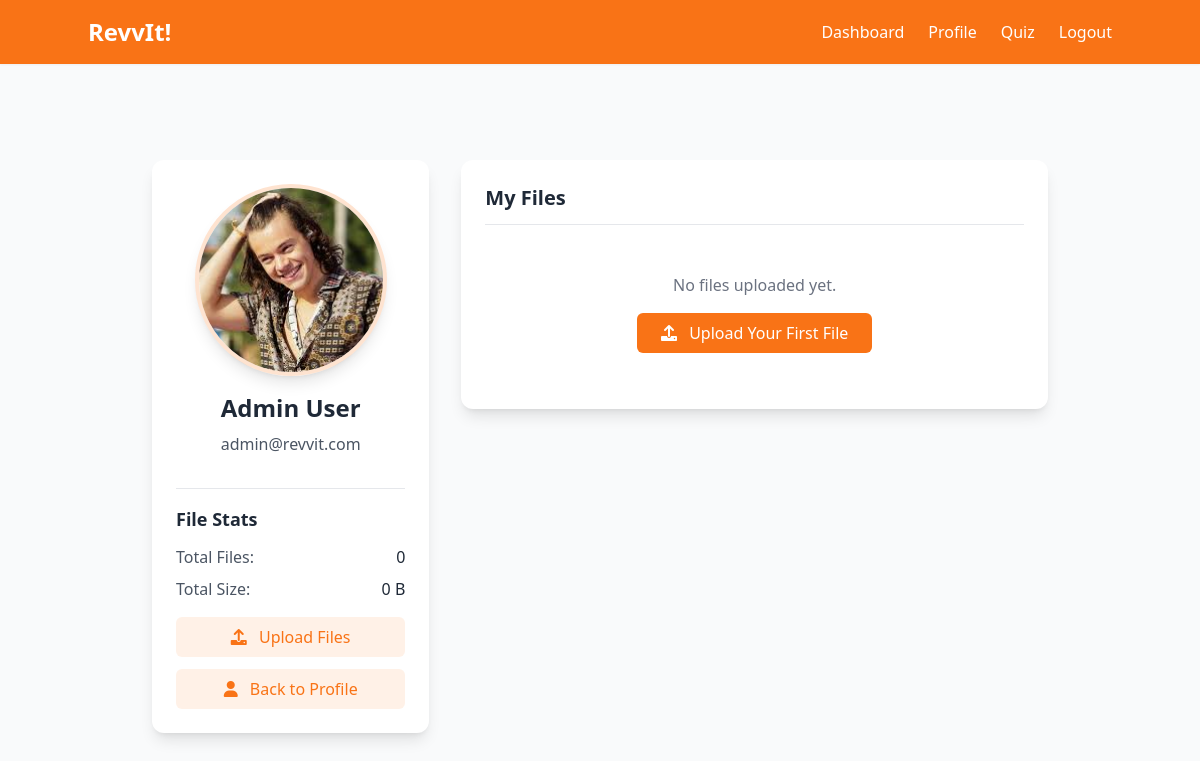
The page /files.php (signed in) on the database its author committed.
### tables this page shows
CREATE TABLE `users` (
  `id` int(11) NOT NULL,
  `name` varchar(100) NOT NULL,
  `email` varchar(100) NOT NULL,
  `password` varchar(255) NOT NULL,
  `profile_picture` varchar(255) DEFAULT 'default-profile.png',
  `role` enum('user','admin','moderator') DEFAULT 'user',
  `account_status` enum('active','suspended','inactive') DEFAULT 'active',
  `last_login` timestamp NULL DEFAULT NULL,
  `created_at` timestamp NOT NULL DEFAULT current_timestamp(),
  `updated_at` timestamp NOT NULL DEFAULT current_timestamp() ON UPDATE current_timestamp()
);

### files.php (the view, shortened to what this page needs)
<?php
require_once('db.php');
$user_id = $_SESSION['user_id'];
$stmt = $conn->prepare("SELECT email, name, profile_picture FROM users WHERE id = ?");
$stmt->bind_param("i", $user_id);
$stmt->execute();
$result = $stmt->get_result();
if ($row = $result->fetch_assoc()) {
    $email = $row['email'];
    $username = $row['name'];
    $profile_picture = $row['profile_picture'];
}
function getFilesForUser($user_id) {
    global $conn;
    $sql = "SELECT id, filename, uploaded_at, file_size FROM files WHERE user_id = ?";
    $stmt = $conn->prepare($sql);
    $stmt->bind_param("i", $user_id);
    $stmt->execute();
    $result = $stmt->get_result();
    $files = array();
    return $files;
}
function getFileStats($files) {
    $stats = [
        'total_files' => count($files),
        'total_size' => 0,
        'last_upload' => null
    ];
    return $stats;
}
function formatFileSize($bytes) {
    if ($bytes === 0) return '0 B';
    $units = ['B', 'KB', 'MB', 'GB', 'TB'];
    $i = floor(log($bytes, 1024));
    return number_format($bytes / pow(1024, $i), 2) . ' ' . $units[$i];
}
$files = getFilesForUser($user_id);
$stats = getFileStats($files);
?>
<!DOCTYPE html>
<html lang="en">
<head>
    <script src="https://cdn.tailwindcss.com"></script>
    <link href="https://cdnjs.cloudflare.com/ajax/libs/font-awesome/6.0.0/css/all.min.css" rel="stylesheet">
</head>
<body class="bg-gray-50 min-h-screen flex flex-col">
    <?php require_once 'includes/header.php'; ?>
    <main class="flex-grow pt-20 pb-16 container mx-auto px-4">
        <div class="max-w-4xl mx-auto grid md:grid-cols-3 gap-8">
            <div class="md:col-span-1 bg-white rounded-xl shadow-lg p-6 h-fit">
                <div class="flex flex-col items-center">
                    <?php
                    $default_profile_picture = 'images/default-profile.png';
                    $display_picture = !empty($profile_picture) && file_exists('uploads/profile_pictures/' . $profile_picture)
                        ? 'uploads/profile_pictures/' . $profile_picture
                        : $default_profile_picture;
                    ?>
                    <div class="relative mb-4 w-48 h-48 mx-auto">
                        <img
                            src="<?php echo htmlspecialchars($display_picture); ?>"
                            alt="Profile Picture"
                            class="w-full h-full rounded-full object-cover shadow-lg border-4 border-primary/20"
                        >
                    </div>
                    <h2 class="text-2xl font-bold text-gray-800 mb-2"><?php echo htmlspecialchars($username); ?></h2>
                    <p class="text-gray-600 mb-4"><?php echo htmlspecialchars($email); ?></p>
                    <div class="w-full border-t pt-4 mt-4">
                        <h3 class="text-lg font-semibold text-gray-800 mb-3">File Stats</h3>
                        <div class="space-y-2">
                            <div class="flex justify-between items-center">
                                <span class="text-gray-600">Total Files:</span>
                                <span class="font-medium text-gray-800"><?php echo $stats['total_files']; ?></span>
                            </div>
                            <div class="flex justify-between items-center">
                                <span class="text-gray-600">Total Size:</span>
                                <span class="font-medium text-gray-800"><?php echo formatFileSize($stats['total_size']); ?></span>
                            </div>
                        </div>
                    </div>
                    <div class="w-full space-y-3 mt-4">
                        <a href="upload.php" class="w-full block text-center bg-primary/10 text-primary py-2 rounded-md hover:bg-primary/20 transition-colors">
                            <i class="fas fa-upload mr-2"></i> Upload Files
                        </a>
                        <a href="profile.php" class="w-full block text-center bg-primary/10 text-primary py-2 rounded-md hover:bg-primary/20 transition-colors">
                            <i class="fas fa-user mr-2"></i> Back to Profile
                        </a>
                    </div>
                </div>
            </div>
            <div class="md:col-span-2 space-y-6">
                <div class="bg-white rounded-xl shadow-lg p-6">
                    <h3 class="text-xl font-semibold text-gray-800 mb-4 border-b pb-3">My Files</h3>
                    <?php if (!empty($files)): ?>
                        <form method="post" id="bulkDeleteForm" class="space-y-4">
                            <div class="flex justify-between items-center mb-4">
                                <div class="flex items-center space-x-2">
                                    <input type="checkbox" id="selectAll" class="rounded border-gray-300">
                                    <label for="selectAll" class="text-sm text-gray-600">Select All</label>
                                </div>
                                <button type="submit" name="delete_selected_files" id="deleteSelectedBtn"
                                    class="bg-red-500 hover:bg-red-600 text-white px-4 py-2 rounded-md transition-all duration-200 flex items-center space-x-2 disabled:opacity-50 disabled:cursor-not-allowed"
                                    onclick="return confirm('Are you sure you want to delete all selected files?')" disabled>
                                    <i class="fas fa-trash-alt mr-2"></i>
                                    <span>Delete</span>
                                </button>
                            </div>
                            <div class="space-y-4">
                                <?php foreach ($files as $file): ?>
                                    <div class="flex items-center justify-between bg-gray-50 p-4 rounded-lg">
                                        <div class="flex items-center space-x-4">
                                            <input type="checkbox" name="selected_files[]" value="<?php echo $file['id']; ?>" class="file-checkbox rounded border-gray-300">
                                            <div>
                                                <a href="uploads/<?php echo $file['filename']; ?>" target="_blank" class="text-primary hover:underline font-medium">
                                                    <?php echo htmlspecialchars($file['filename']); ?>
                                                </a>
                                                <p class="text-xs text-gray-500">
                                                    Uploaded: <?php echo date('F j, Y g:i A', strtotime($file['uploaded_at'])); ?>
                                                </p>
                                            </div>
                                        </div>
                                        <button type="button" onclick="deleteFile(<?php echo $file['id']; ?>)" class="text-red-600 hover:text-red-900">
                                            <i class="fas fa-trash"></i>
                                        </button>
                                    </div>
                                <?php endforeach; ?>
                            </div>
                        </form>
                        <form id="deleteFileForm" method="post" style="display: none;">
                            <input type="hidden" name="file_id" id="deleteFileId">
                            <input type="hidden" name="delete_file" value="1">
                        </form>
                    <?php else: ?>
                        <div class="text-center py-8">
                            <p class="text-gray-500 mb-4">No files uploaded yet.</p>
                            <a href="upload.php" class="inline-block bg-primary hover:bg-primary/90 text-white px-6 py-2 rounded-md transition-colors">
                                <i class="fas fa-upload mr-2"></i> Upload Your First File
                            </a>
                        </div>
                    <?php endif; ?>
                </div>
            </div>
        </div>
    </main>
</body>
</html>

### rows shown on the page
users: profile_picture (picture), name "Admin User", email "admin@revvit.com"

### other values the page prints
$stats['total_files'] "0"
formatFileSize($stats['total_size']) "0 B"
